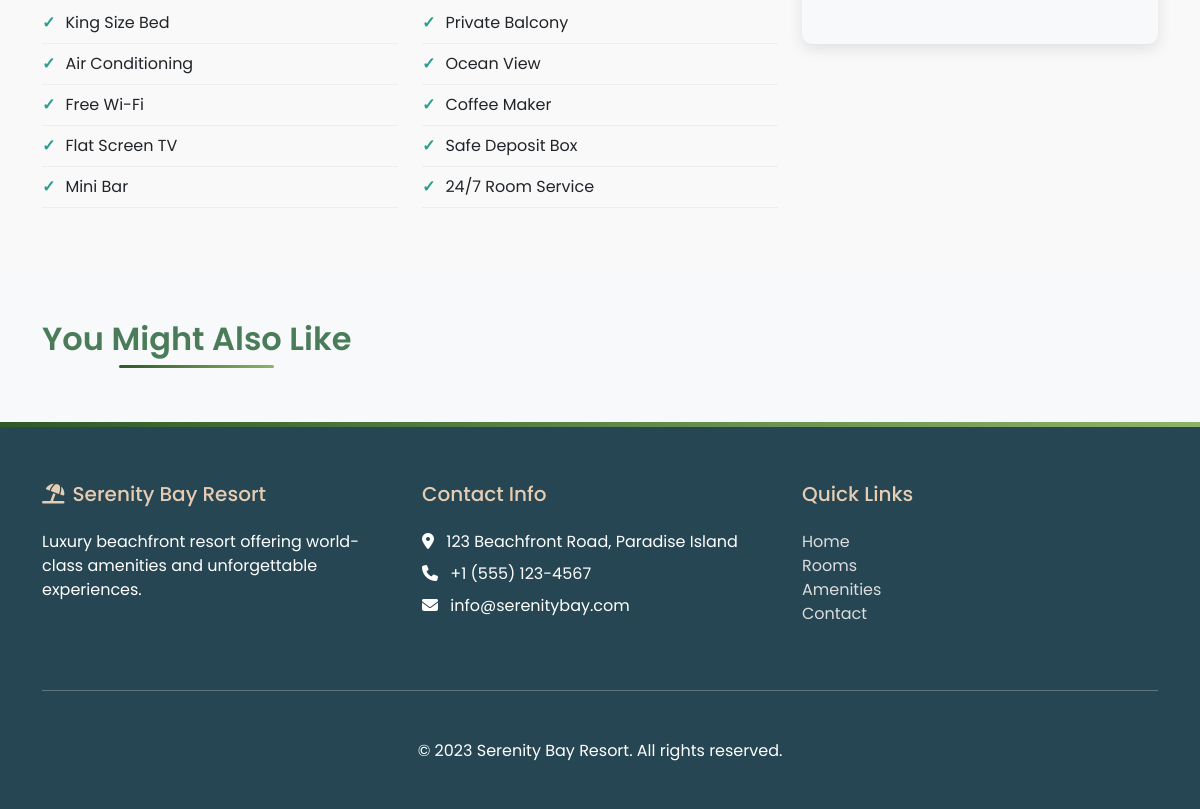
The page /view_room_details.php?room_id=1 (lower part) on the database as committed earlier.
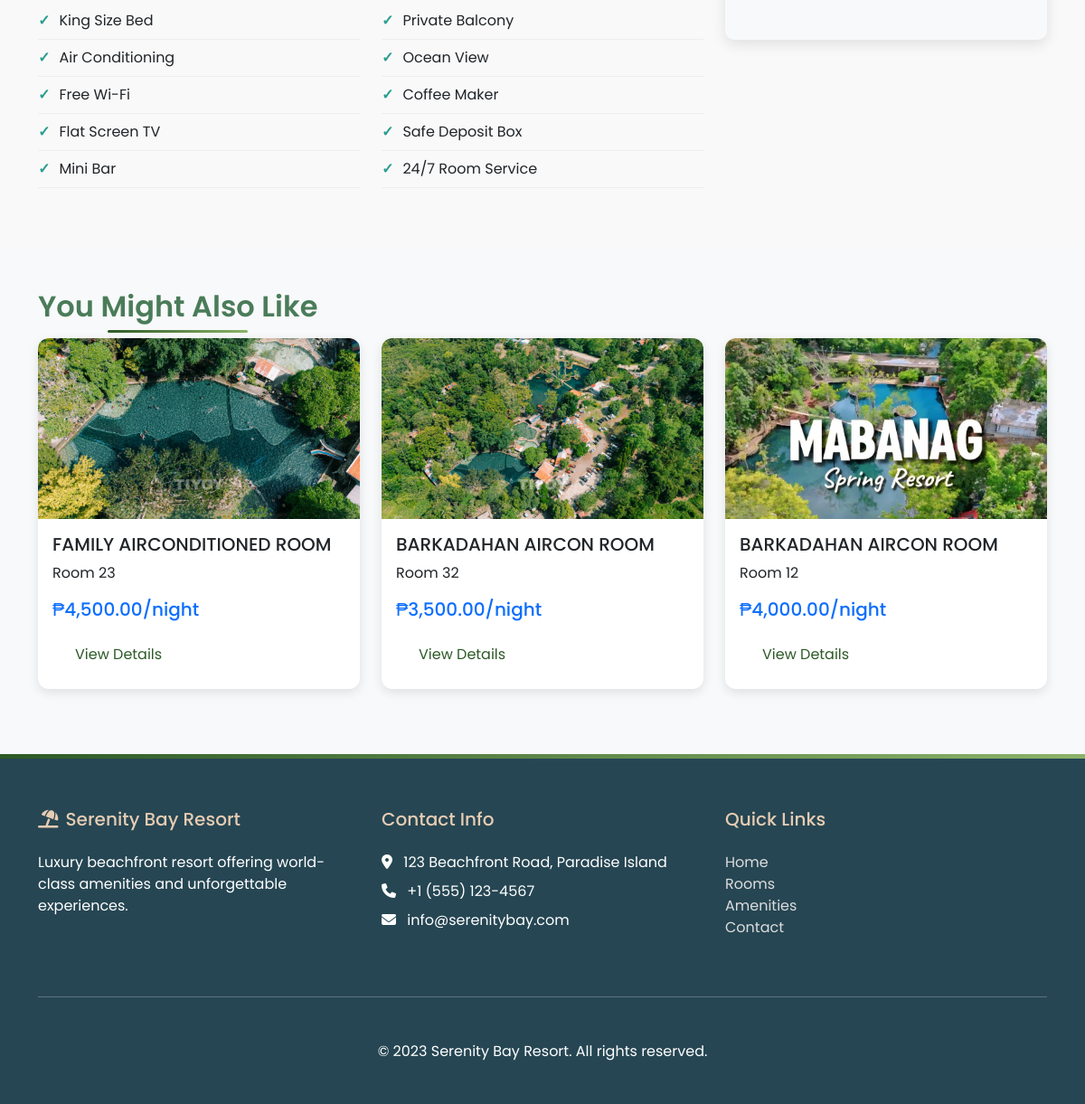
The same page on the database as committed later.
### tables this page shows
CREATE TABLE `room` (
  `room_id` int(11) NOT NULL,
  `room_number` int(11) NOT NULL,
  `room_type` varchar(50) NOT NULL,
  `room_price` decimal(10,2) NOT NULL,
  `room_availability` enum('available','occupied','maintenance') NOT NULL,
  `photo` varchar(100) NOT NULL,
  `room_description` text DEFAULT NULL
);

### view_room_details.php (the view, shortened to what the changed rows need)
<?php
$conn = new mysqli("localhost", "root", "", "mabanagspringresort") or die(mysqli_error());
if(isset($_GET['room_id'])) {
    $room_id = $_GET['room_id'];
} else {
    header("Location: room.php");
    exit();
}
?>
<!DOCTYPE html>
<html lang="en">
<head>
    <link href="https://cdn.jsdelivr.net/npm/bootstrap@5.3.8/dist/css/bootstrap.min.css" rel="stylesheet">
    <link rel="stylesheet" href="index_style.css">
</head>
<body>
    <section class="py-5 bg-light">
        <div class="container">
            <h2 class="section-title text-center">You Might Also Like</h2>
            <div class="row">
                <?php
                $similar_query = $conn->prepare("SELECT * FROM room WHERE room_id != ? AND room_availability = 'Available' LIMIT 3");
                $similar_query->bind_param("i", $room_id);
                $similar_query->execute();
                $similar_rooms = $similar_query->get_result();
                while($similar_room = $similar_rooms->fetch_assoc()):
                ?>
                <div class="col-md-4 mb-4">
                    <div class="card room-card h-100">
                        <img src="../photo/<?php echo htmlspecialchars($similar_room['photo']); ?>"
                             class="card-img-top"
                             alt="<?php echo htmlspecialchars($similar_room['room_type']); ?>"
                             style="height: 200px; object-fit: cover;">
                        <div class="card-body">
                            <h5 class="card-title"><?php echo htmlspecialchars($similar_room['room_type']); ?></h5>
                            <p class="card-text">Room <?php echo htmlspecialchars($similar_room['room_number']); ?></p>
                            <p class="h5 text-primary">₱<?php echo number_format($similar_room['room_price'], 2); ?>/night</p>
                            <a href="view_room_details.php?room_id=<?php echo $similar_room['room_id']; ?>" class="btn btn-resort mt-2">View Details</a>
                        </div>
                    </div>
                </div>
                <?php endwhile; ?>
            </div>
        </div>
    </section>
</body>
</html>

Rows that differ between the two databases and show on the page:
added room: photo (picture), room_type "FAMILY AIRCONDITIONED ROOM", room_number "23", room_price "4,500.00"
added room: photo (picture), room_type "BARKADAHAN AIRCON ROOM", room_number "32", room_price "3,500.00"
added room: photo (picture), room_type "BARKADAHAN AIRCON ROOM", room_number "12", room_price "4,000.00"
